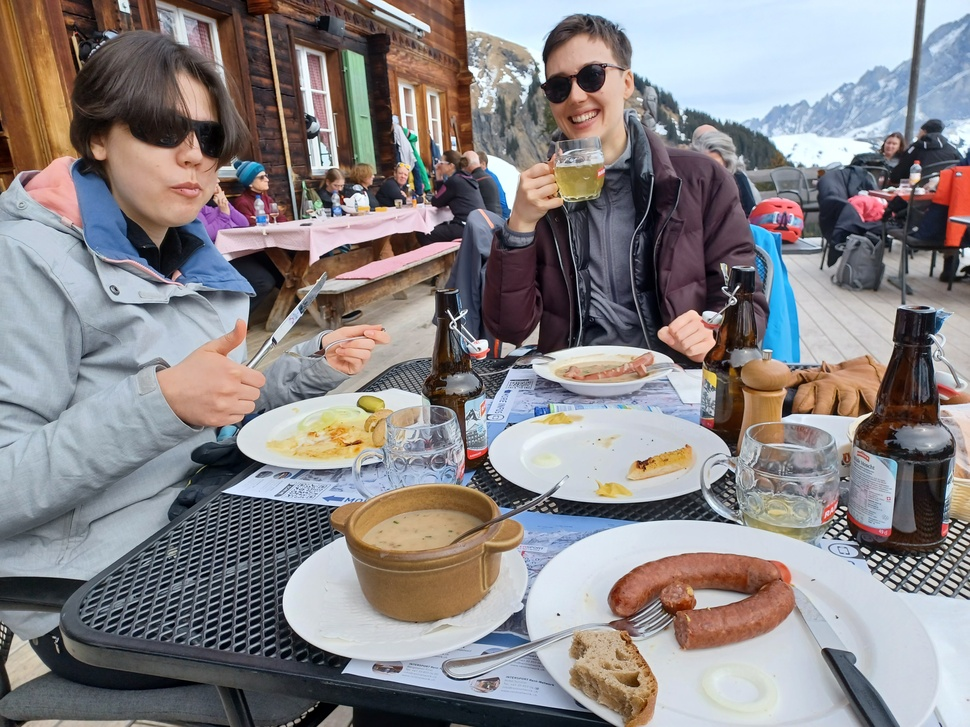
#> input picture Computer Vision/RGBHist/phoneImage.jpg, 970 x 727 px, shrunk from 4000 x 3000 before the run
$ python get_histogram.py
#> lines starting #> are read from the running program, lines starting #| are printed output that depends on the picture
from PIL import Image
import matplotlib.pyplot as plt

image = Image.open('phoneImage.jpg')
#> image is the input picture: PIL image 970x727 RGB; mean R, G, B 137, 132.1, 133.6
r, g, b = image.split()
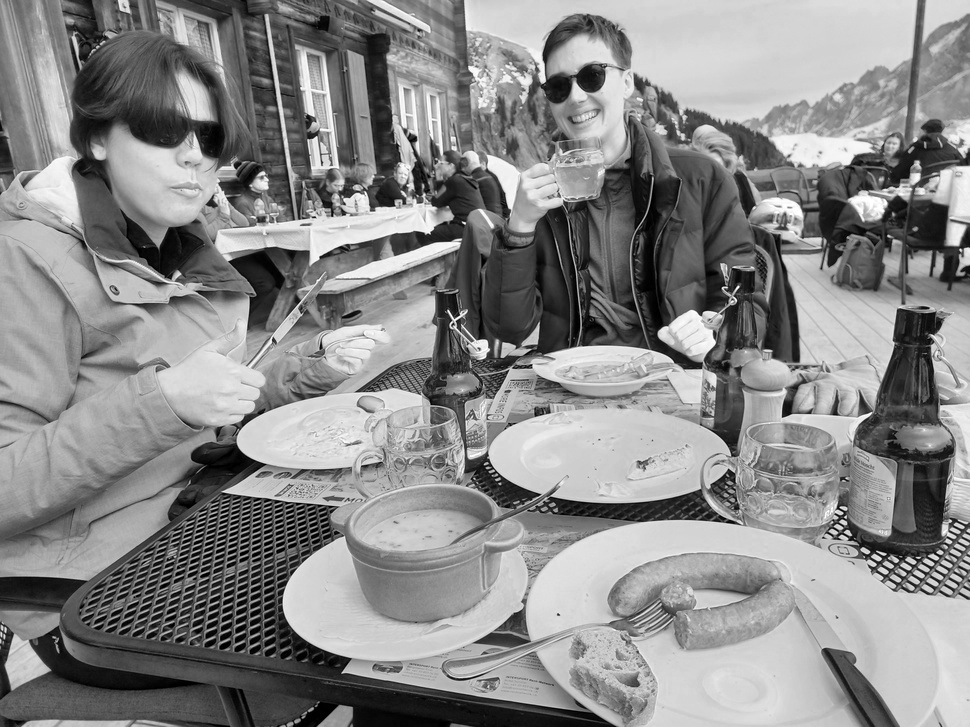
#> r: PIL image 970x727 L; min 0, max 255, mean 137
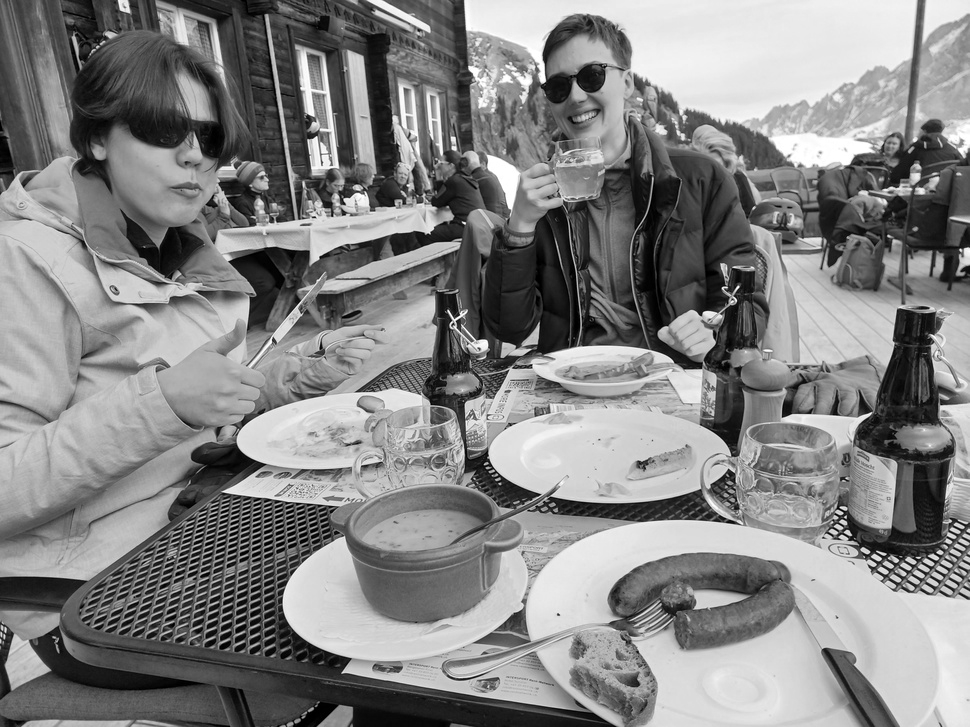
#> g: PIL image 970x727 L; min 0, max 255, mean 132.1
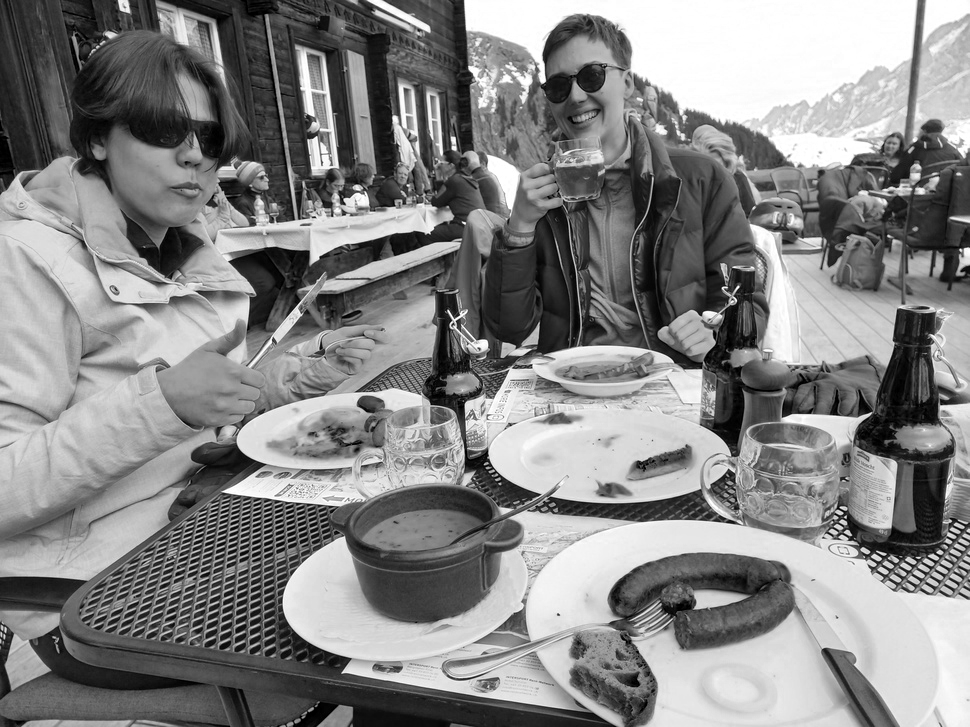
#> b: PIL image 970x727 L; min 0, max 255, mean 133.6

plt.figure(figsize=(10, 5))
plt.hist(r.getdata(), bins=256, color='red', alpha=0.5, label='Red')
plt.hist(g.getdata(), bins=256, color='green', alpha=0.5, label='Green')
plt.hist(b.getdata(), bins=256, color='blue', alpha=0.5, label='Blue')

plt.title('RGB Histogram')
plt.xlabel('Pixel Intensity')
plt.ylabel('Frequency')
plt.legend()
plt.show()
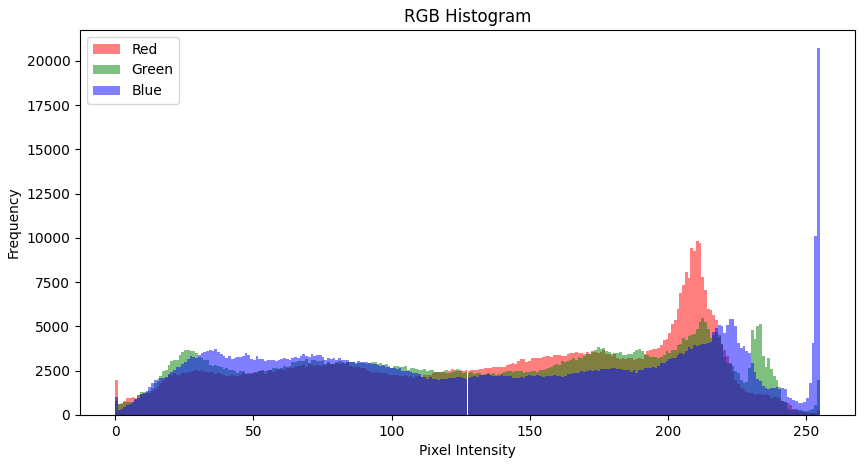
#> figure drawn by matplotlib, 1 panel; tallest bar 9819 high, from x = 210.2 to 211.2; tallest bar 5505 high, from x = 212.2 to 213.2; tallest bar 20712 high, from x = 254 to 255
